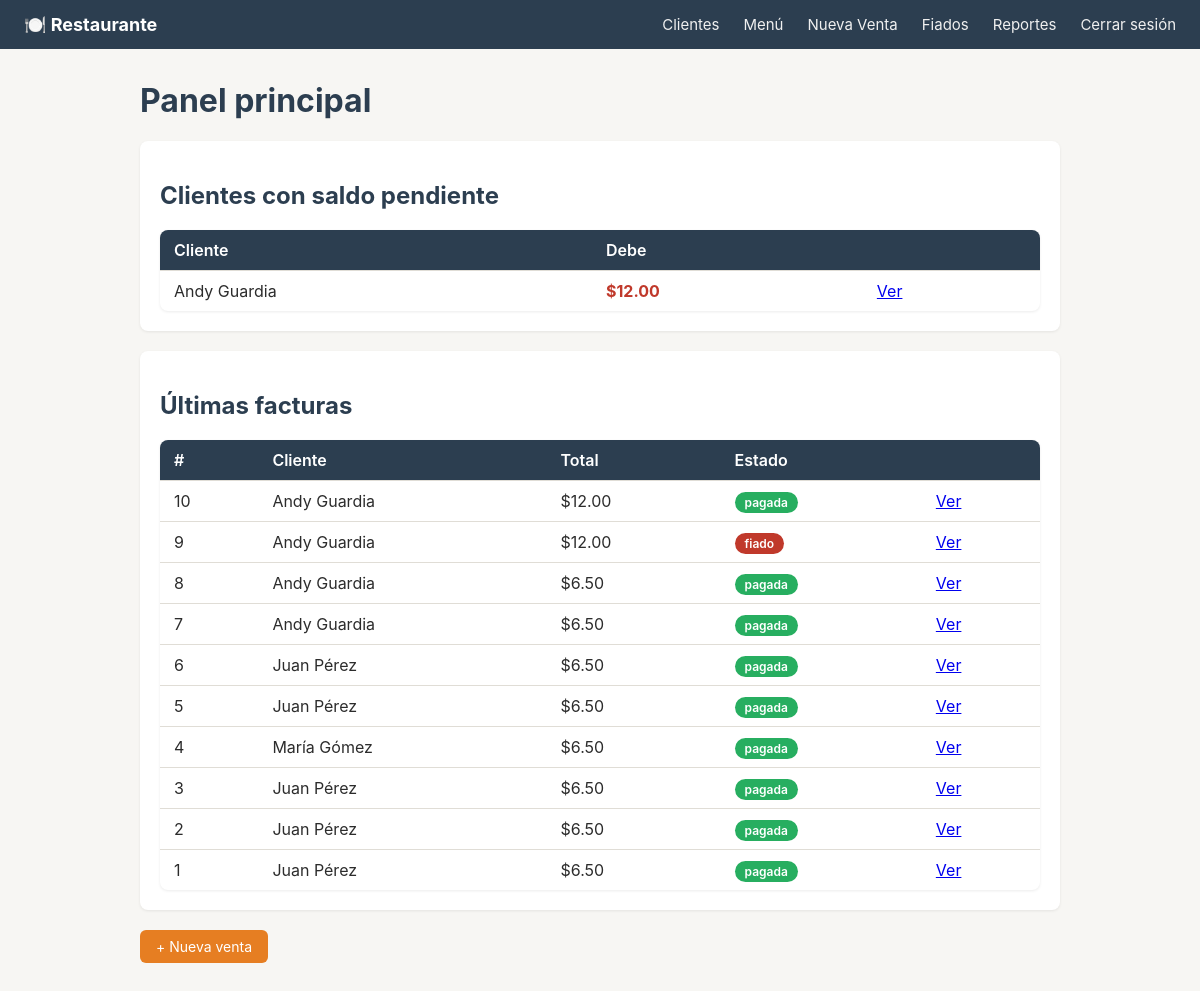
The page / (signed in) on the database its author committed.
### models.py (models this page shows, shortened)
class Cliente(db.Model):
    __tablename__ = "clientes"
    id = db.Column(db.Integer, primary_key=True)
    nombre = db.Column(db.String(120), nullable=False)
    telefono = db.Column(db.String(20))          # para enviar por WhatsApp
    email = db.Column(db.String(120))            # para enviar por correo
    direccion = db.Column(db.String(200))
    fecha_registro = db.Column(db.DateTime, default=datetime.utcnow)
    facturas = db.relationship("Factura", backref="cliente", lazy=True)
    @property
    def saldo_pendiente(self):
        total = 0
        for f in self.facturas:
            if f.estado in ("fiado", "abonada"):
                total += f.saldo
        return total

class Factura(db.Model):
    __tablename__ = "facturas"
    id = db.Column(db.Integer, primary_key=True)
    cliente_id = db.Column(db.Integer, db.ForeignKey("clientes.id"), nullable=False)
    fecha = db.Column(db.DateTime, default=datetime.utcnow)
    total = db.Column(db.Numeric(10, 2), nullable=False, default=0)
    estado = db.Column(db.String(20), nullable=False, default="pagada")
    metodo_pago = db.Column(db.String(30))         # efectivo, tarjeta, transferencia...
    detalles = db.relationship(
        "DetalleFactura", backref="factura", lazy=True, cascade="all, delete-orphan"
    )
    abonos = db.relationship(
        "Abono", backref="factura", lazy=True, cascade="all, delete-orphan"
    )
    @property
    def total_abonado(self):
        total = (
            db.session.query(db.func.coalesce(db.func.sum(Abono.monto), 0))
            .filter(Abono.factura_id == self.id)
            .scalar()
        )
        return float(total)
    @property
    def saldo(self):
        if self.estado == "pagada":
            return 0
        return float(self.total) - float(self.total_abonado)

### app.py (the view)
@app.route("/")
@login_requerido
def index():
    clientes_con_deuda = [c for c in Cliente.query.all() if c.saldo_pendiente > 0]
    ultimas_facturas = Factura.query.order_by(Factura.fecha.desc()).limit(10).all()
    return render_template(
        "index.html",
        clientes_con_deuda=clientes_con_deuda,
        ultimas_facturas=ultimas_facturas,
    )

### utils/auth.py (called while the page is built)
def login_requerido(f):
    @wraps(f)
    def decorada(*args, **kwargs):
        if not session.get("logueado"):
            flash("Debes iniciar sesión para continuar.", "danger")
            return redirect(url_for("login", next=request.path))
        return f(*args, **kwargs)
    return decorada

### templates/index.html (shortened to what this page needs)
{% extends "base.html" %}
{% block content %}
    <h1>Panel principal</h1>
    <div class="card">
        <h2>Clientes con saldo pendiente</h2>
        {% if clientes_con_deuda %}
            <table>
                <tr><th>Cliente</th><th>Debe</th><th></th></tr>
                {% for c in clientes_con_deuda %}
                <tr>
                    <td>{{ c.nombre }}</td>
                    <td class="saldo-negativo">${{ "%.2f"|format(c.saldo_pendiente) }}</td>
                    <td><a href="{{ url_for('ver_cliente', cliente_id=c.id) }}">Ver</a></td>
                </tr>
                {% endfor %}
            </table>
        {% else %}
            <p>No hay clientes con cuentas pendientes 🎉</p>
        {% endif %}
    </div>
    <div class="card">
        <h2>Últimas facturas</h2>
        {% if ultimas_facturas %}
            <table>
                <tr><th>#</th><th>Cliente</th><th>Total</th><th>Estado</th><th></th></tr>
                {% for f in ultimas_facturas %}
                <tr>
                    <td>{{ f.id }}</td>
                    <td>{{ f.cliente.nombre }}</td>
                    <td>${{ "%.2f"|format(f.total) }}</td>
                    <td><span class="badge badge-{{ f.estado }}">{{ f.estado }}</span></td>
                    <td><a href="{{ url_for('ver_factura', factura_id=f.id) }}">Ver</a></td>
                </tr>
                {% endfor %}
            </table>
        {% else %}
            <p>Aún no hay facturas registradas.</p>
        {% endif %}
    </div>
    <a class="btn" href="{{ url_for('nueva_factura') }}">+ Nueva venta</a>
{% endblock %}

### templates/base.html (shortened to what this page needs)
<!DOCTYPE html>
<html lang="es">
<head>
    <link rel="stylesheet" href="{{ url_for('static', filename='css/style.css') }}">
</head>
<body>
    <nav class="navbar">
        <a href="{{ url_for('index') }}" class="brand">🍽️ Restaurante</a>
        <a href="{{ url_for('listar_clientes') }}">Clientes</a>
        <a href="{{ url_for('listar_menu') }}">Menú</a>
        <a href="{{ url_for('nueva_factura') }}">Nueva Venta</a>
        <a href="{{ url_for('listar_fiados') }}">Fiados</a>
        <a href="{{ url_for('ver_reportes') }}">Reportes</a>
        <a href="{{ url_for('logout') }}">Cerrar sesión</a>
    </nav>
    <main class="container">
        {% block content %}{% endblock %}
    </main>
</body>
</html>

### static/css/style.css (style rules this page uses)
:root { --primario: #2c3e50; --acento: #e67e22; --exito: #27ae60; --peligro: #c0392b; --fondo: #f7f6f3; --texto: #2c2c2c; --borde: #e0ddd6; }
* { box-sizing: border-box; }
body { font-family: -apple-system, "Segoe UI", Roboto, sans-serif; background: var(--fondo); color: var(--texto); margin: 0; }
.navbar { background: var(--primario); padding: 14px 24px; display: flex; align-items: center; gap: 24px; }
.navbar a { color: #f0f0f0; text-decoration: none; font-size: 15px; }
.navbar .brand { font-weight: 700; font-size: 18px; margin-right: auto; color: #fff; }
.container { max-width: 960px; margin: 32px auto; padding: 0 20px; }
h1, h2, h3 { color: var(--primario); }
table { width: 100%; border-collapse: collapse; background: #fff; border-radius: 8px; overflow: hidden; box-shadow: 0 1px 3px rgba(0,0,0,0.08); }
th, td { padding: 10px 14px; text-align: left; border-bottom: 1px solid var(--borde); }
th { background: var(--primario); color: #fff; font-weight: 600; }
tr:last-child td { border-bottom: none; }
.card { background: #fff; border-radius: 8px; padding: 20px; margin-bottom: 20px; box-shadow: 0 1px 3px rgba(0,0,0,0.08); }
.btn { display: inline-block; padding: 8px 16px; border-radius: 6px; border: none; background: var(--acento); color: #fff; text-decoration: none; font-size: 14px; cursor: pointer; }
.badge { padding: 3px 10px; border-radius: 12px; font-size: 12px; font-weight: 600; color: #fff; }
.badge-pagada { background: var(--exito); }
.badge-fiado { background: var(--peligro); }
.saldo-negativo { color: var(--peligro); font-weight: 700; }

### rows shown on the page
Cliente: nombre "Andy Guardia"
Factura: saldo_pendiente "12.00", id "7", cliente.nombre "Andy Guardia", total "6.50", estado "pagada"
Factura: id "10", cliente.nombre "Andy Guardia", total "12.00", estado "pagada"
Factura: id "9", cliente.nombre "Andy Guardia", total "12.00", estado "fiado"
Factura: id "8", cliente.nombre "Andy Guardia", total "6.50", estado "pagada"
Factura: id "6", cliente.nombre "Juan Pérez", total "6.50", estado "pagada"
Factura: id "5", cliente.nombre "Juan Pérez", total "6.50", estado "pagada"
Factura: id "4", cliente.nombre "María Gómez", total "6.50", estado "pagada"
Factura: id "3", cliente.nombre "Juan Pérez", total "6.50", estado "pagada"
Factura: id "2", cliente.nombre "Juan Pérez", total "6.50", estado "pagada"
Factura: id "1", cliente.nombre "Juan Pérez", total "6.50", estado "pagada"
